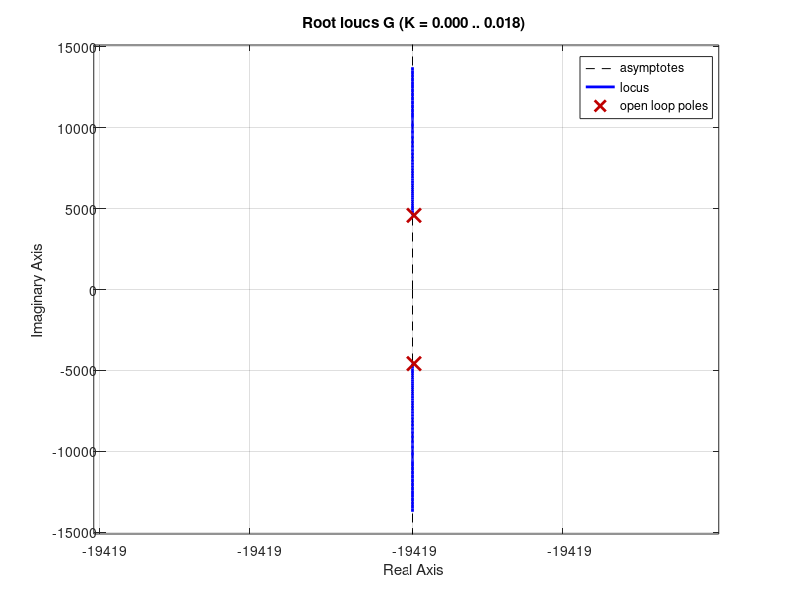
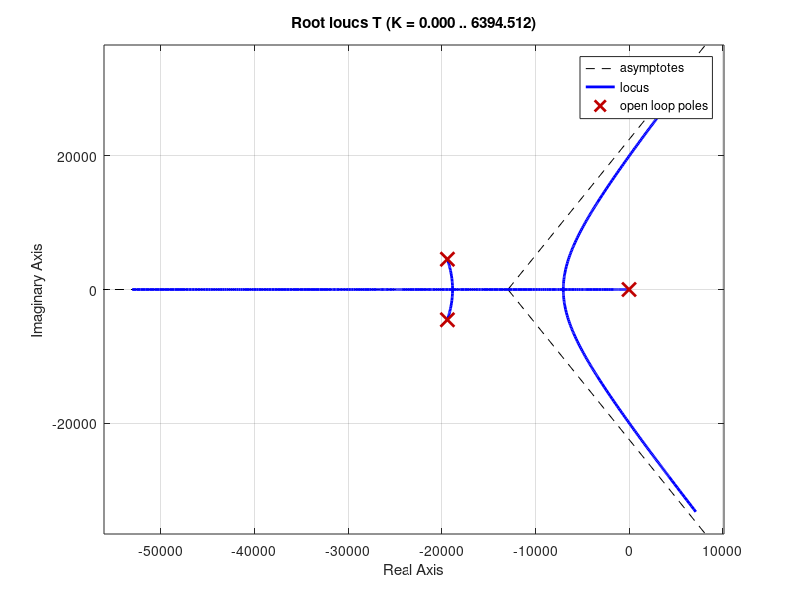
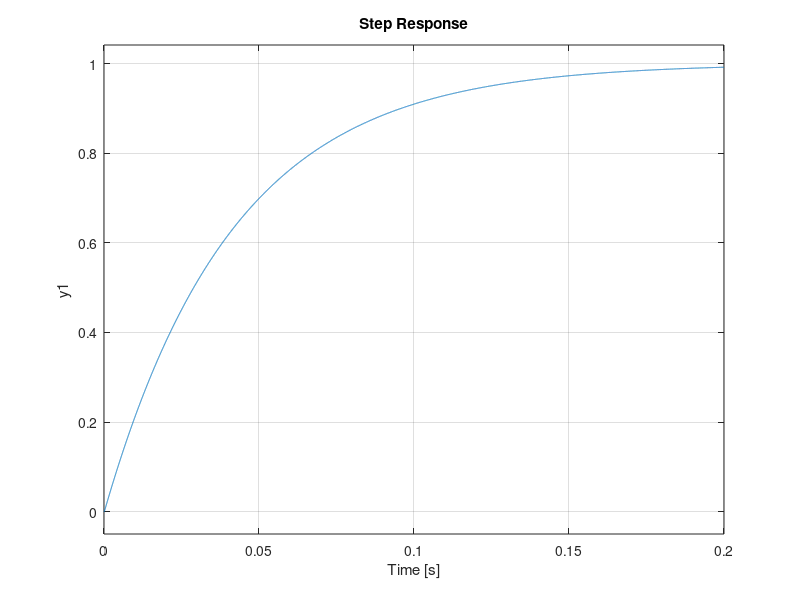

Here is the MATLAB script that generated these plots, in order:
clear all; 
close all;
clc;
 
s=tf('s');
 
DC = 50/100;
Vin = 24;
ZL = 0.3;
Ro = 12;
L = 1.163e-3;
C = 2.16e-6;
k=1;
PI = (1)/(s);
G = (Vin / (L*C)) / (s^2 + s*((1/(C*Ro))+ ZL/L) + (1/(L*C)) );
T = feedback(k*PI*G,1)
figure
rlocus(G);
figure
rlocus(T)
figure
step(T)